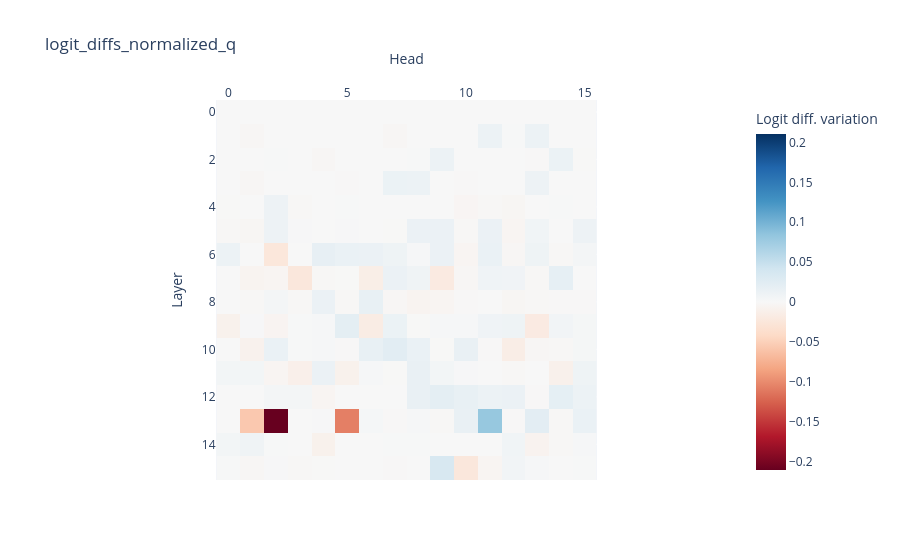
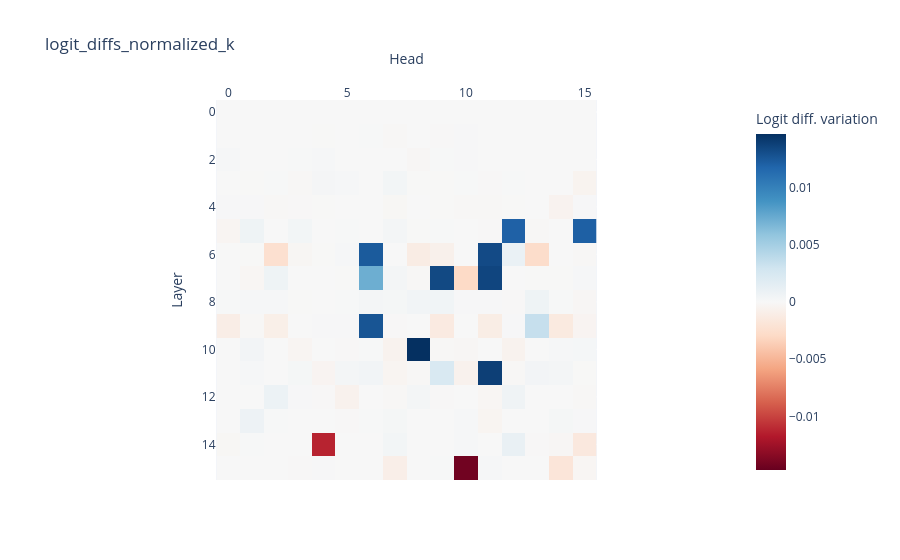
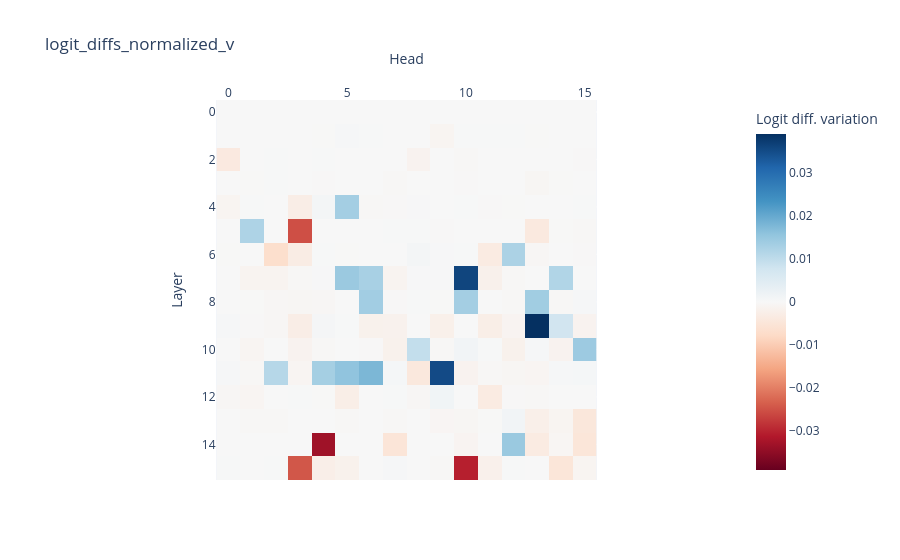

The code cell stored with these charts, in order, in its notebook:
### Code cell
from tools.misc import activation_patching
send_info = None
recv_info = {"type":"qkv", "token_pos_ls":([13]*1)}
prompt_maryjohnjohn = "When Mary and John went to the store, John gave a drink to"
prompt_davidmiketom = "When David and Mike went to the store, Tom gave a drink to"
# batch_token = tokenizer(prompt_maryjohnjohn, return_tensors="pt", padding=True) # for test
# batch_token = tokenizer(prompt_davidmiketom, return_tensors="pt", padding=True) # for test
prompt_dict_ls_ORIG = [{"text":prompt_maryjohnjohn, "IO_token_id":[6393], "S_token_id":[2516], "S2_token_id":[2516], "END_token_pos":13}]
prompt_dict_ls_NEW = [{"text":prompt_davidmiketom, "IO_token_id":[5119], "S_token_id":[10035], "S2_token_id":[6270], "END_token_pos":13}]
activation_patching(prompt_dict_ls_ORIG, prompt_dict_ls_NEW, model, tokenizer, send_info, recv_info, output_dir, n_layers, n_heads, bsz=1, demo_now=True)

### Figure 1 — Plotly figure (JSON) as saved in the notebook; plotly's stock layout.template omitted (floating-point values rounded to 4 significant figures; data arrays with more than 128 entries replaced by an {"elided": "..."} marker saying what was removed)
{"data": [{"coloraxis": "coloraxis", "hovertemplate": "Head: %{x}<br>Layer: %{y}<br>Logit diff. variation: %{z}<extra></extra>", "name": "0", "type": "heatmap", "xaxis": "x", "yaxis": "y", "z": {"elided": "16x16 float values"}}], "layout": {"coloraxis": {"cmid": 0, "colorbar": {"title": {"text": "Logit diff. variation"}}, "colorscale": [[0, "rgb(103,0,31)"], [0.1, "rgb(178,24,43)"], [0.2, "rgb(214,96,77)"], [0.3, "rgb(244,165,130)"], [0.4, "rgb(253,219,199)"], [0.5, "rgb(247,247,247)"], [0.6, "rgb(209,229,240)"], [0.7, "rgb(146,197,222)"], [0.8, "rgb(67,147,195)"], [0.9, "rgb(33,102,172)"], [1, "rgb(5,48,97)"]]}, "title": {"text": "logit_diffs_normalized_q"}, "xaxis": {"anchor": "y", "constrain": "domain", "domain": [0, 1], "scaleanchor": "y", "side": "top", "title": {"text": "Head"}}, "yaxis": {"anchor": "x", "autorange": "reversed", "constrain": "domain", "domain": [0, 1], "title": {"text": "Layer"}}}}

### Figure 2 — Plotly figure (JSON) as saved in the notebook; plotly's stock layout.template omitted (floating-point values rounded to 4 significant figures; data arrays with more than 128 entries replaced by an {"elided": "..."} marker saying what was removed)
{"data": [{"coloraxis": "coloraxis", "hovertemplate": "Head: %{x}<br>Layer: %{y}<br>Logit diff. variation: %{z}<extra></extra>", "name": "0", "type": "heatmap", "xaxis": "x", "yaxis": "y", "z": {"elided": "16x16 float values"}}], "layout": {"coloraxis": {"cmid": 0, "colorbar": {"title": {"text": "Logit diff. variation"}}, "colorscale": [[0, "rgb(103,0,31)"], [0.1, "rgb(178,24,43)"], [0.2, "rgb(214,96,77)"], [0.3, "rgb(244,165,130)"], [0.4, "rgb(253,219,199)"], [0.5, "rgb(247,247,247)"], [0.6, "rgb(209,229,240)"], [0.7, "rgb(146,197,222)"], [0.8, "rgb(67,147,195)"], [0.9, "rgb(33,102,172)"], [1, "rgb(5,48,97)"]]}, "title": {"text": "logit_diffs_normalized_k"}, "xaxis": {"anchor": "y", "constrain": "domain", "domain": [0, 1], "scaleanchor": "y", "side": "top", "title": {"text": "Head"}}, "yaxis": {"anchor": "x", "autorange": "reversed", "constrain": "domain", "domain": [0, 1], "title": {"text": "Layer"}}}}

### Figure 3 — Plotly figure (JSON) as saved in the notebook; plotly's stock layout.template omitted (floating-point values rounded to 4 significant figures; data arrays with more than 128 entries replaced by an {"elided": "..."} marker saying what was removed)
{"data": [{"coloraxis": "coloraxis", "hovertemplate": "Head: %{x}<br>Layer: %{y}<br>Logit diff. variation: %{z}<extra></extra>", "name": "0", "type": "heatmap", "xaxis": "x", "yaxis": "y", "z": {"elided": "16x16 float values"}}], "layout": {"coloraxis": {"cmid": 0, "colorbar": {"title": {"text": "Logit diff. variation"}}, "colorscale": [[0, "rgb(103,0,31)"], [0.1, "rgb(178,24,43)"], [0.2, "rgb(214,96,77)"], [0.3, "rgb(244,165,130)"], [0.4, "rgb(253,219,199)"], [0.5, "rgb(247,247,247)"], [0.6, "rgb(209,229,240)"], [0.7, "rgb(146,197,222)"], [0.8, "rgb(67,147,195)"], [0.9, "rgb(33,102,172)"], [1, "rgb(5,48,97)"]]}, "title": {"text": "logit_diffs_normalized_v"}, "xaxis": {"anchor": "y", "constrain": "domain", "domain": [0, 1], "scaleanchor": "y", "side": "top", "title": {"text": "Head"}}, "yaxis": {"anchor": "x", "autorange": "reversed", "constrain": "domain", "domain": [0, 1], "title": {"text": "Layer"}}}}
